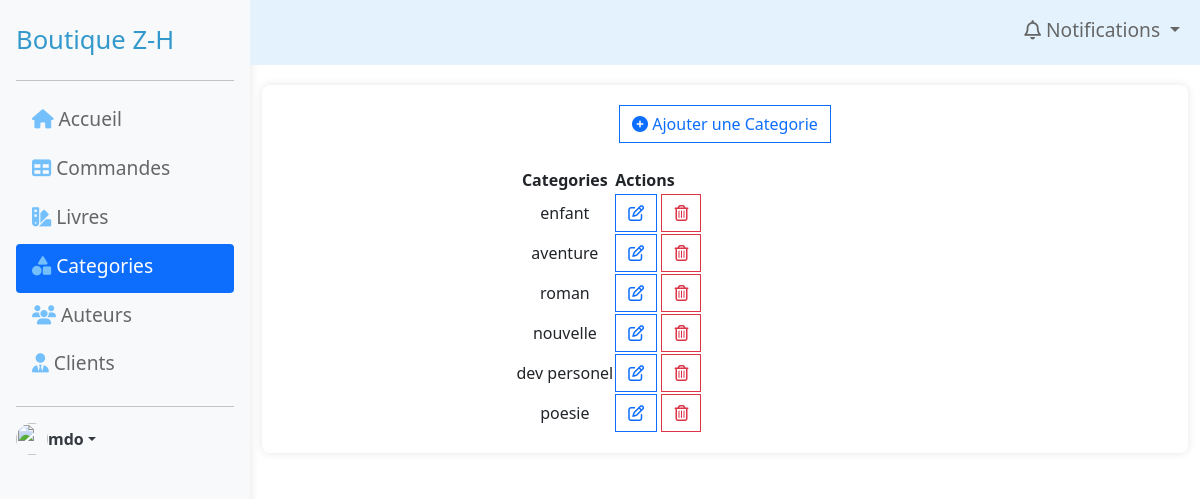
The app's page /Admin/indexAdmin.php?page=categorieAdmin with its own data.
### tables this page shows
CREATE TABLE `categorie` (
  `id_c` int(11) NOT NULL,
  `nom_c` varchar(255) NOT NULL
);

### Admin/categorieAdmin.php (the view, shortened to what this page needs)
<div class="d-flex justify-content-center mb-4">
    <button type="button" class="btn btn-outline-primary" data-bs-toggle="modal" data-bs-target="#addCategoryModal">
        <i class="fa-solid fa-circle-plus"></i>
        Ajouter une Categorie
    </button>
</div>
<div class="container" style="width:50%;">
    <table id="myTable" class="hover row-border stripe">
        <thead>
            <tr>
                <th  style="text-align: center;">Categories</th>
                <th>Actions</th>
            </tr>
        </thead>
        <tbody>
            <?php
            include '../include/connexion.php';
            try {
                $stmt = $pdo->query('SELECT * FROM categorie');
                $categories = $stmt->fetchAll(PDO::FETCH_ASSOC);
            } catch (PDOException $e) {
                echo 'Erreur : ' . $e->getMessage();
                $categories = [];
            }
            if ($categories) {
                foreach ($categories as $categorie) {
            ?>
                    <tr>
                        <td style="text-align: center;"><?= htmlspecialchars($categorie['nom_c']) ?></td>
                        <td>
                            <button class="btn btn-outline-primary" onclick="openEditModal(<?= htmlspecialchars($categorie['id_c']) ?>, '<?= htmlspecialchars($categorie['nom_c']) ?>')">
                                <i class="fa-regular fa-pen-to-square"></i>
                            </button>
                            <a href="../traitement/traitementCategorie.php?id=<?=htmlspecialchars($categorie['id_c']) ?>" onclick="return confirm('Êtes-vous sûr de vouloir supprimer cette catégorie (<?=htmlspecialchars($categorie['nom_c']) ?>) ?');"><button class="btn btn-outline-danger"><i class="fa-regular fa-trash-can"></i></button></a>
                        </td>
                    </tr>
            <?php
                }
            ?>
        </tbody>
        <?php
            } else {
                echo "<tr><td colspan='2'>Aucune catégorie trouvée.</td></tr>";
            }
        ?>
    </table>
</div>

### css/templatemo-style.css (style rules this page uses)
a { text-decoration: none; transition: all 0.3s ease; }
.btn { border-radius: 0; }

### css/sidebars.css (style rules this page uses)
body { min-height: 100vh; min-height: -webkit-fill-available; }
html { height: -webkit-fill-available; }

### Admin/indexAdmin.php (style rules this page uses)
body { display: flex; }

### records on screen
categorie: nom_c "enfant"
categorie: nom_c "aventure"
categorie: nom_c "roman"
categorie: nom_c "nouvelle"
categorie: nom_c "dev personel"
categorie: nom_c "poesie"
